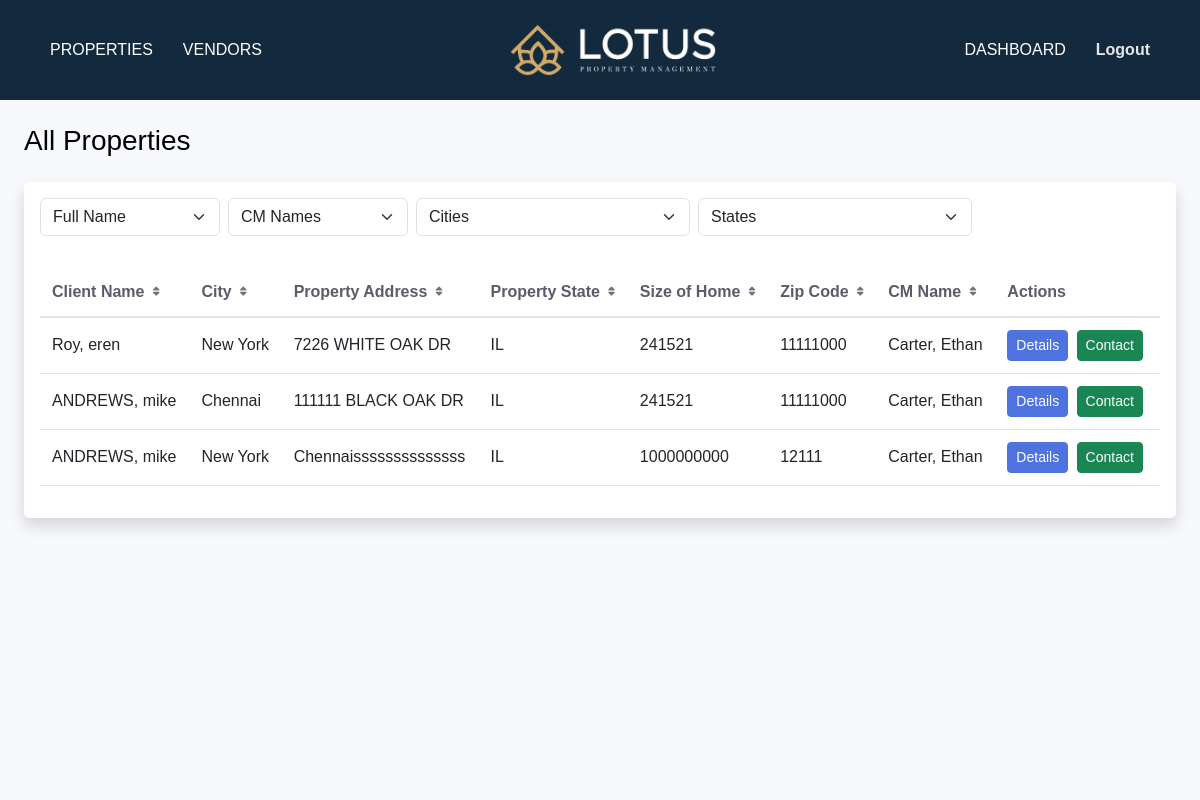
Page /clientmanager/properties/ (signed in) on the committed database.
### propertydetails/models.py (models this page shows, shortened)
class PropertyManagement(models.Model):
    client = models.ForeignKey(Client, on_delete=models.CASCADE, related_name="properties")
    client_manager = models.ForeignKey(ClientManagers, on_delete=models.CASCADE, related_name="managed_properties")
    address = models.CharField(max_length=255)
    street_line1 = models.CharField(max_length=255, blank=True, null=True)
    street_line2 = models.CharField(max_length=255, blank=True, null=True)
    size_of_home = models.CharField(max_length=50)
    number_of_stories = models.PositiveIntegerField()
    construction_type = models.CharField(max_length=100)
    year_built = models.PositiveIntegerField()
    has_pool = models.BooleanField(default=False)
    gated_community = models.BooleanField(default=False)
    impact_windows = models.BooleanField(default=False)
    has_hoa = models.BooleanField(default=False)
    gated_property = models.BooleanField(default=False)
    basketball_court = models.BooleanField(default=False)
    tennis_court = models.BooleanField(default=False)
    pickleball_court = models.BooleanField(default=False)
    hot_tub = models.BooleanField(default=False)
    outdoor_kitchen_gazebo = models.BooleanField(default=False)
    waterfront = models.BooleanField(default=False)
    city = models.CharField(max_length=20, null=True, blank=True)
    state = models.CharField(max_length=20, null=True, blank=True)
    zipcode = models.CharField(max_length=10, null=True, blank=True)
    PREFERRED_CONTACT_CHOICES = [
        ('email', 'Email'),
        ('phone', 'Phone'),
    ]
    preferred_contact_method = models.CharField(
        max_length=10, choices=PREFERRED_CONTACT_CHOICES, default='email'
    )
    created_at = models.DateTimeField(auto_now_add=True)
    additional_info = models.TextField(blank=True, null=True)
    property_pic = models.ImageField(upload_to='property_images/', null=True, blank=True)

### mainapp/models.py (models this page shows, shortened)
class Client(models.Model):
    first_name = models.CharField(max_length=150)
    last_name = models.CharField(max_length=150)
    username = models.CharField(max_length=150, unique=True, blank=True)
    email = models.EmailField()
    password = models.CharField(max_length=255, blank=True)
    address = models.CharField(max_length=255, blank=True, null=True)
    city = models.CharField(max_length=100, blank=True, null=True)
    state = models.CharField(max_length=100, blank=True, null=True)
    zipcode = models.CharField(max_length=10, blank=True, null=True)
    phone_number = models.CharField(max_length=15,blank=True, null=True)
    office_phone = models.CharField(max_length=15, blank=True, null=True)
    business_address = models.CharField(max_length=255, blank=True, null=True)
    PREFERRED_CONTACT_CHOICES = [
        ('email', 'Email'),
        ('phone', 'Phone'),
        ('text', 'text'),
    ]
    preferred_contact_method = models.CharField(
        max_length=10, choices=PREFERRED_CONTACT_CHOICES, default='email'
    )
    PRIORITY_CHOICES = [
    ('primary', 'Primary'),
    ('secondary', 'Secondary'),
    ('tertiary', 'Tertiary'),
    ]
    contact1_name = models.CharField(max_length=150, blank=True, null=True)
    contact1_last_name = models.CharField(max_length=150, blank=True, null=True)
    contact1_email = models.EmailField(blank=True, null=True)
    contact1_phone = models.CharField(max_length=15, blank=True, null=True)
    contact1_office_phone = models.CharField(max_length=15, blank=True, null=True)
    contact1_buisness_adress = models.CharField(max_length=15, blank=True, null=True)
    contact1_preferred = models.CharField(
        max_length=10, choices=PREFERRED_CONTACT_CHOICES, blank=True, null=True
    )
    contact1_priority = models.CharField(
    max_length=10, choices=PRIORITY_CHOICES, blank=True, null=True
    )
    contact2_name = models.CharField(max_length=150, blank=True, null=True)
    contact2_last_name = models.CharField(max_length=150, blank=True, null=True)
    contact2_email = models.EmailField(blank=True, null=True)
    contact2_phone = models.CharField(max_length=15, blank=True, null=True)
    contact2_office_phone = models.CharField(max_length=15, blank=True, null=True)
    contact2_buisness_adress = models.CharField(max_length=15, blank=True, null=True)
    contact2_preferred = models.CharField(
        max_length=10, choices=PREFERRED_CONTACT_CHOICES, blank=True, null=True
    )
    contact2_priority = models.CharField(
    max_length=10, choices=PRIORITY_CHOICES, blank=True, null=True
    )
    contact3_name = models.CharField(max_length=150, blank=True, null=True)
    contact3_last_name = models.CharField(max_length=150, blank=True, null=True)
    contact3_email = models.EmailField(blank=True, null=True)
    contact3_phone = models.CharField(max_length=15, blank=True, null=True)
    contact3_office_phone = models.CharField(max_length=15, blank=True, null=True)
    contact3_buisness_adress = models.CharField(max_length=15, blank=True, null=True)
    contact3_preferred = models.CharField(
        max_length=10, choices=PREFERRED_CONTACT_CHOICES, blank=True, null=True
    )
    contact3_priority = models.CharField(
    max_length=10, choices=PRIORITY_CHOICES, blank=True, null=True
    )
    contact4_name = models.CharField(max_length=150, blank=True, null=True)
    contact4_last_name = models.CharField(max_length=150, blank=True, null=True)
    contact4_email = models.EmailField(blank=True, null=True)
    contact4_phone = models.CharField(max_length=15, blank=True, null=True)
    contact4_office_phone = models.CharField(max_length=15, blank=True, null=True)
    contact4_buisness_adress = models.CharField(max_length=15, blank=True, null=True)
    contact4_preferred = models.CharField(
        max_length=10, choices=PREFERRED_CONTACT_CHOICES, blank=True, null=True
    )
    contact4_priority = models.CharField(
    max_length=10, choices=PRIORITY_CHOICES, blank=True, null=True
    )
    contact5_name = models.CharField(max_length=150, blank=True, null=True)
    contact5_last_name = models.CharField(max_length=150, blank=True, null=True)
    contact5_email = models.EmailField(blank=True, null=True)
    contact5_phone = models.CharField(max_length=15, blank=True, null=True)
    contact5_office_phone = models.CharField(max_length=15, blank=True, null=True)
    contact5_buisness_adress = models.CharField(max_length=15, blank=True, null=True)
    contact5_preferred = models.CharField(
        max_length=10, choices=PREFERRED_CONTACT_CHOICES, blank=True, null=True
    )
    contact5_priority = models.CharField(
    max_length=10, choices=PRIORITY_CHOICES, blank=True, null=True
    )
    created_at = models.DateTimeField(auto_now_add=True)

class ClientManagers(models.Model):  # Unique name to avoid conflicts
    first_name = models.CharField(max_length=150)
    last_name = models.CharField(max_length=150)
    username = models.CharField(max_length=150, unique=True)
    email = models.EmailField(unique=True)
    password = models.CharField(max_length=255)  # Store hashed passwords
    phone_number = models.CharField(max_length=15,blank=True, null=True)
    city = models.CharField(max_length=100, blank=True, null=True)
    state = models.CharField(max_length=100, blank=True, null=True)
    zipcode = models.CharField(max_length=10, blank=True, null=True)
    office_phone = models.CharField(max_length=15, null=True, blank=True)
    business_address = models.TextField(null=True, blank=True)
    PREFERRED_CONTACT_CHOICES = [
        ('email', 'Email'),
        ('phone', 'Phone'),
        ('text', 'text'),
    ]
    preferred_contact_method = models.CharField(
        max_length=10, choices=PREFERRED_CONTACT_CHOICES, default='email'
    )
    created_at = models.DateTimeField(auto_now_add=True)

### clientmanager/views.py (the view)
# urls.py: path('properties/', views.property_list_view, name='property_list'),
def property_list_view(request):
    manager_id = request.session.get('manager_id')
    clients = Client.objects.all()
    properties = PropertyManagement.objects.filter(client_manager_id=manager_id)
    return render(request, 'clientmanager/property/list.html', {'properties': properties,'clients': clients})

### template/clientmanager/property/list.html (shortened to what this page needs)
{% extends 'cmbase.html' %}
{% load static %}
{% block content %}
<link rel="stylesheet" href="https://cdnjs.cloudflare.com/ajax/libs/font-awesome/6.4.0/css/all.min.css">
<link rel="stylesheet" href="https://cdnjs.cloudflare.com/ajax/libs/font-awesome/6.5.0/css/all.min.css" />
<div class="content-wrapper">
    <div class="page-header">
        <h1 class="h3 mb-0 text-gray-800">All Properties</h1>
    </div>
    <div class="card shadow mb-4">
        <div class="p-3">
            <div class="row g-2">
              <div class="col-md-2">
                <select id="filter-full-name" class="form-select">
                  <option value="">Full Name</option>
                </select>
              </div>
              <div class="col-md-2">
                <select id="filter-address" class="form-select">
                  <option value="">CM Names</option>
                </select>
              </div>
              <div class="col-md-3">
                <select id="filter-city" class="form-select">
                  <option value="">Cities</option>
                </select>
              </div>
              <div class="col-md-3">
                <select id="filter-state" class="form-select">
                  <option value="">States</option>
                </select>
              </div>
            </div>
          </div>
        <div class="card-body">
            <div class="table-responsive">
                <table class="table table-hover" id="sortable-table">
                    <thead>
                        <tr>
                            <th class="sortable" data-index="0">Client Name <i class="fas fa-sort sort-icon"></i></th>
                            <th class="sortable" data-index="1">City <i class="fas fa-sort sort-icon"></i></th>
                            <th class="sortable" data-index="2">Property Address <i class="fas fa-sort sort-icon"></i></th>
                            <th class="sortable" data-index="3">Property State <i class="fas fa-sort sort-icon"></i></th>
                            <th class="sortable" data-index="4">Size of Home <i class="fas fa-sort sort-icon"></i></th>
                            <th class="sortable" data-index="2">Zip Code <i class="fas fa-sort sort-icon"></i></th>
                            <th class="sortable" data-index="5">CM Name <i class="fas fa-sort sort-icon"></i></th>
                            <th>Actions</th>
                        </tr>
                    </thead>
                    <tbody id="property-table">
                        {% for prop in properties %}
                        <tr class="property-row"
                            data-firstname="{{ prop.client.first_name|lower }}"
                            data-lastname="{{ prop.client.last_name|lower }}"
                            data-address=" {{ prop.client_manager.last_name }}, {{ prop.client_manager.first_name }}"
                            data-city="{{ prop.city|lower }}"
                            data-state="{{ prop.state|lower }}">
                            <td><strong>{{ prop.client.last_name }}, {{ prop.client.first_name }} </strong></td>
                            <td>{{ prop.city }}</td>
                            <td>{{ prop.address }}</td>
                            <td>{{ prop.state }}</td>
                            <td>{{ prop.size_of_home }}</td>
                            <td>{{ prop.zipcode }}</td>
                            <td>{{ prop.client_manager.last_name }}, {{ prop.client_manager.first_name }} </td>
                            <td>
                                <a href="{% url 'clientmanager:property_detail' prop.pk %}" class="btn btn-primary btn-sm action-btn" data-bs-toggle="tooltip" data-bs-placement="top" title="View Details">
                                    Details
                                </a>
                                <a href="#" class="btn btn-success btn-sm action-btn open-con-modal"
                                    data-contact='{
                                        "name1": "{{ prop.client.contact1_name|escapejs }}",
                                        "lname1": "{{ prop.client.contact1_last_name|escapejs }}",
                                        "email1": "{{ prop.client.contact1_email|escapejs }}",
                                        "phone1": "{{ prop.client.contact1_phone|escapejs }}",
                                        "officephone1": "{{ prop.client.contact1_office_phone|escapejs }}",
                                        "preferred1": "{{ prop.client.contact1_preferred|escapejs }}",
                                        "name2": "{{ prop.client.contact2_name|escapejs }}",
                                        "lname2": "{{ prop.client.contact2_last_name|escapejs }}",
                                        "email2": "{{ prop.client.contact2_email|escapejs }}",
                                        "phone2": "{{ prop.client.contact2_phone|escapejs }}",
                                        "officephone2": "{{ prop.client.contact2_office_phone|escapejs }}",
                                        "preferred2": "{{ prop.client.contact2_preferred|escapejs }}"
                                    }'
                                    data-bs-toggle="tooltip" data-bs-placement="top" title="Contact Person">
                                    Contact
                                </a>
                            </td>
                        </tr>
                        {% endfor %}
                    </tbody>
                </table>
            </div>
        </div>
    </div>
</div>
{% endblock content %}

### template/clientmanager/property/list.html (style rules this page uses)
.content-wrapper { padding: 1.5rem; background-color: #f8f9fc; }
.page-header { display: flex; justify-content: space-between; align-items: center; margin-bottom: 1.5rem; }
.card { border: none; border-radius: 0.35rem; box-shadow: 0 0.15rem 1.75rem 0 rgba(58, 59, 69, 0.15); margin-bottom: 1.5rem; }
.btn-primary { background-color: #4e73df; border-color: #4e73df; }
.table-responsive { overflow-x: auto; }
.table th { background-color: #f8f9fc; border-bottom: 2px solid #e3e6f0; color: #5a5c69; font-weight: 700; padding: 0.75rem; vertical-align: middle; }
.table td { padding: 0.75rem; vertical-align: middle; }
.action-btn { padding: 0.25rem 0.5rem; font-size: 0.875rem; margin-right: 0.25rem; }
.h3, h3 { color: black; }
.table th { background-color: white; }
.sort-icon { font-size: 0.65rem; color: #6c757d; margin-left: 4px; vertical-align: middle; }
@media (min-width: 1000px) { .content-wrapper { min-height: 700px; } }

### rows in the picture
PropertyManagement: client.last_name "Roy", client.first_name "eren", city "New York", address "7226 WHITE OAK DR", state "IL", size_of_home "241521", zipcode "11111000", client_manager.last_name "Carter", client_manager.first_name "Ethan"
PropertyManagement: client.last_name "ANDREWS", client.first_name "mike", city "Chennai", address "111111 BLACK OAK DR", state "IL", size_of_home "241521", zipcode "11111000", client_manager.last_name "Carter", client_manager.first_name "Ethan"
PropertyManagement: client.last_name "ANDREWS", client.first_name "mike", city "New York", address "Chennaissssssssssssss", state "IL", size_of_home "1000000000", zipcode "12111", client_manager.last_name "Carter", client_manager.first_name "Ethan"
